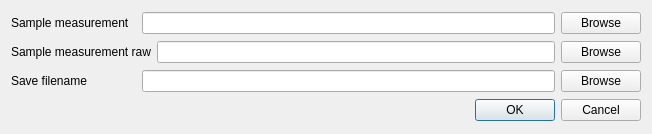
<?xml version="1.0" encoding="UTF-8"?>
<ui version="4.0">
 <class>Dialog</class>
 <widget class="QDialog" name="Dialog">
  <property name="geometry">
   <rect>
    <x>0</x>
    <y>0</y>
    <width>652</width>
    <height>134</height>
   </rect>
  </property>
  <property name="windowTitle">
   <string>Dialog</string>
  </property>
  <property name="locale">
   <locale language="English" country="Germany"/>
  </property>
  <layout class="QVBoxLayout" name="verticalLayout">
   <item>
    <layout class="QHBoxLayout" name="sample_layout">
     <item>
      <widget class="QLabel" name="sample_lb">
       <property name="sizePolicy">
        <sizepolicy hsizetype="Preferred" vsizetype="Preferred">
         <horstretch>0</horstretch>
         <verstretch>0</verstretch>
        </sizepolicy>
       </property>
       <property name="minimumSize">
        <size>
         <width>125</width>
         <height>0</height>
        </size>
       </property>
       <property name="text">
        <string>Sample measurement</string>
       </property>
      </widget>
     </item>
     <item>
      <widget class="QLineEdit" name="sample_le">
       <property name="readOnly">
        <bool>true</bool>
       </property>
      </widget>
     </item>
     <item>
      <widget class="QPushButton" name="sample_pb">
       <property name="text">
        <string>Browse</string>
       </property>
      </widget>
     </item>
    </layout>
   </item>
   <item>
    <layout class="QHBoxLayout" name="sample_raw_layout">
     <item>
      <widget class="QLabel" name="sample_raw_lb">
       <property name="sizePolicy">
        <sizepolicy hsizetype="Preferred" vsizetype="Preferred">
         <horstretch>0</horstretch>
         <verstretch>0</verstretch>
        </sizepolicy>
       </property>
       <property name="minimumSize">
        <size>
         <width>125</width>
         <height>0</height>
        </size>
       </property>
       <property name="text">
        <string>Sample measurement raw</string>
       </property>
      </widget>
     </item>
     <item>
      <widget class="QLineEdit" name="sample_raw_le">
       <property name="enabled">
        <bool>true</bool>
       </property>
       <property name="readOnly">
        <bool>true</bool>
       </property>
      </widget>
     </item>
     <item>
      <widget class="QPushButton" name="sample_raw_pb">
       <property name="enabled">
        <bool>true</bool>
       </property>
       <property name="text">
        <string>Browse</string>
       </property>
      </widget>
     </item>
    </layout>
   </item>
   <item>
    <layout class="QHBoxLayout" name="logfile_layout_2">
     <item>
      <widget class="QLabel" name="save_filename_lb">
       <property name="sizePolicy">
        <sizepolicy hsizetype="Preferred" vsizetype="Preferred">
         <horstretch>0</horstretch>
         <verstretch>0</verstretch>
        </sizepolicy>
       </property>
       <property name="minimumSize">
        <size>
         <width>125</width>
         <height>0</height>
        </size>
       </property>
       <property name="text">
        <string>Save filename</string>
       </property>
      </widget>
     </item>
     <item>
      <widget class="QLineEdit" name="save_filename_le">
       <property name="enabled">
        <bool>true</bool>
       </property>
       <property name="readOnly">
        <bool>true</bool>
       </property>
      </widget>
     </item>
     <item>
      <widget class="QPushButton" name="save_filename_pb">
       <property name="enabled">
        <bool>true</bool>
       </property>
       <property name="text">
        <string>Browse</string>
       </property>
      </widget>
     </item>
    </layout>
   </item>
   <item>
    <widget class="QDialogButtonBox" name="buttonBox">
     <property name="locale">
      <locale language="English" country="UnitedStates"/>
     </property>
     <property name="orientation">
      <enum>Qt::Horizontal</enum>
     </property>
     <property name="standardButtons">
      <set>QDialogButtonBox::Cancel|QDialogButtonBox::Ok</set>
     </property>
    </widget>
   </item>
  </layout>
 </widget>
 <resources/>
 <connections>
  <connection>
   <sender>buttonBox</sender>
   <signal>accepted()</signal>
   <receiver>Dialog</receiver>
   <slot>accept()</slot>
   <hints>
    <hint type="sourcelabel">
     <x>248</x>
     <y>254</y>
    </hint>
    <hint type="destinationlabel">
     <x>157</x>
     <y>274</y>
    </hint>
   </hints>
  </connection>
  <connection>
   <sender>buttonBox</sender>
   <signal>rejected()</signal>
   <receiver>Dialog</receiver>
   <slot>reject()</slot>
   <hints>
    <hint type="sourcelabel">
     <x>316</x>
     <y>260</y>
    </hint>
    <hint type="destinationlabel">
     <x>286</x>
     <y>274</y>
    </hint>
   </hints>
  </connection>
 </connections>
</ui>
